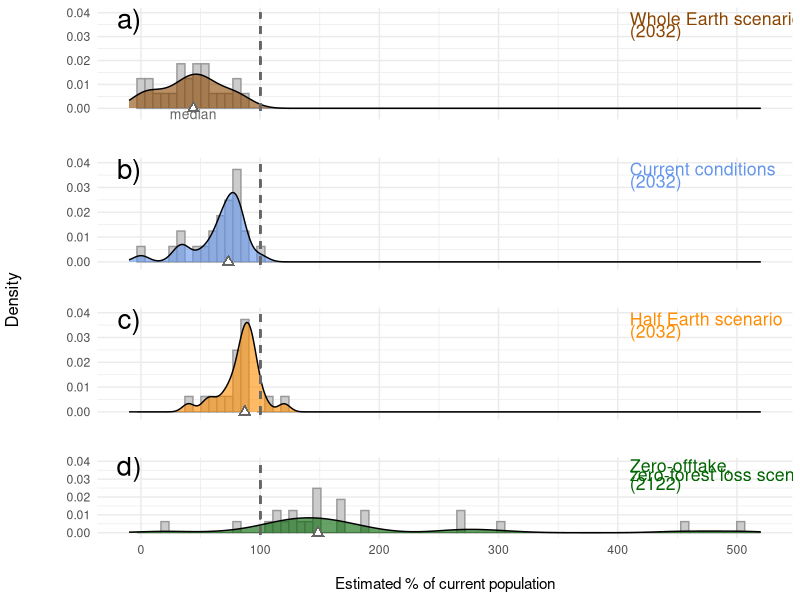
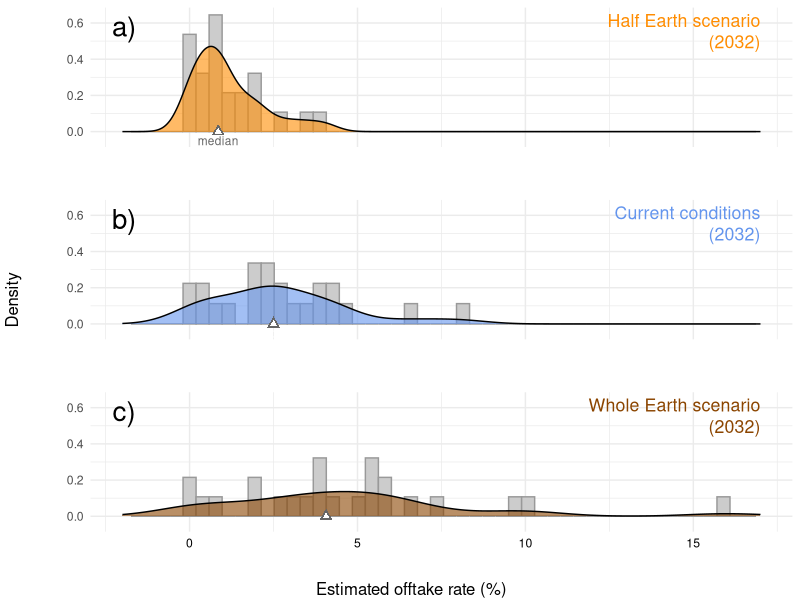
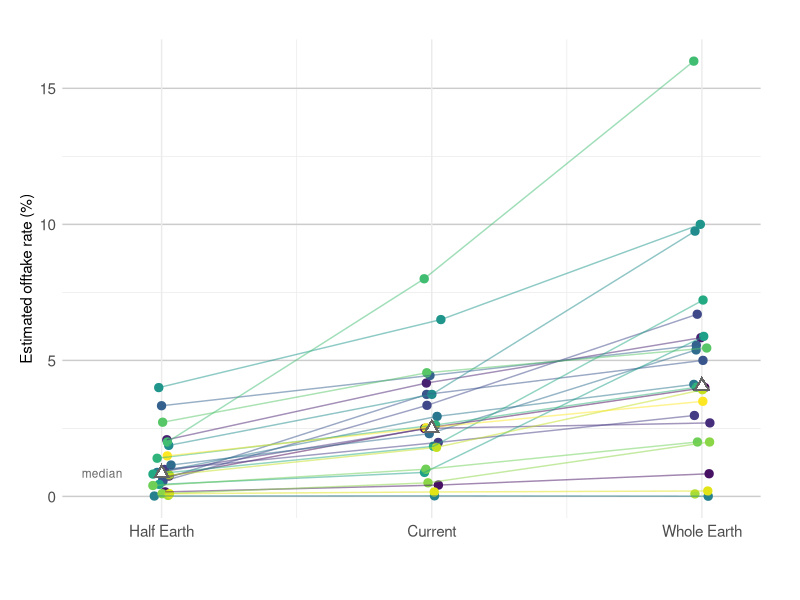

Here is the R script that generated these plots, in order:
## ---- chunk 1

library(tidyverse)
library(ggpubr)

## ---- chunk 2

d <- read_csv("data/data-2022-03-23.csv")
d <- d %>%
     pivot_longer(cols = -Names, names_to = 'Expert') %>%
     pivot_wider(names_from = Names, values_from = value)

## ---- chunk 3

# Absolute numbers quite variable:
mean(d$pop_current)
range(d$pop_current)
mean(d$offtake_current, na.rm = TRUE)
range(d$offtake_current, na.rm = TRUE)

# Relative effects broadly consistent, e.g.,
range(d$pop_2032_WE - d$pop_2032_current)
range(d$pop_2032_HE - d$pop_2032_current) 
range(d$offtake_WE - d$offtake_current, na.rm = TRUE) 
range(d$offtake_HE - d$offtake_current, na.rm = TRUE)

## ---- chunk 4

d$per_left_nochange <- 100 * d$pop_2032_current/d$pop_current
median(d$per_left_nochange)
quantile(d$per_left_nochange)

d$offtake_rate_current <- 100 * (d$offtake_current / d$pop_current)
median(d$offtake_rate_current, na.rm = TRUE)
quantile(d$offtake_rate_current, na.rm = TRUE)

## ---- chunk 5

d$per_left_HE       <- 100 * d$pop_2032_HE/d$pop_current
median(d$per_left_HE)
range(d$per_left_HE)

# all but one expert predicted decline less than predicted under current conditions:
d$per_left_HE - d$per_left_nochange

d$offtake_rate_HE      <- 100 * (d$offtake_HE / d$pop_current)
median(d$offtake_rate_HE)
range(d$offtake_rate_HE)

## ---- chunk 6

d$per_left_WE       <- 100 * d$pop_2032_WE/d$pop_current
median(d$per_left_WE)
range(d$per_left_WE)

d$offtake_rate_WE      <- 100 * (d$offtake_WE / d$pop_current)
median(d$offtake_rate_WE)
range(d$offtake_rate_WE)


## ---- chunk 7

d$per_2122          <- 100 * d$pop_2122/d$pop_current
median(d$per_2122)
range(d$per_2122)

## ---- chunk 8

col.NC <- "cornflowerblue"
col.HE <- "darkorange"
col.WE <- "darkorange4"
col.DR <- "darkgreen"

d$per_left_HE       <- 100 * d$pop_2032_HE/d$pop_current
d$per_left_nochange <- 100 * d$pop_2032_current/d$pop_current
d$per_left_WE       <- 100 * d$pop_2032_WE/d$pop_current
d$per_2122          <- 100 * d$pop_2122/d$pop_current

p1 <-ggplot(d, aes(x = per_left_WE)) +
     geom_histogram(aes(y = ..density..), bins = 80,
                    col = "gray60", fill = "gray80") +
     geom_density(alpha = 0.6, fill = col.WE) +
     geom_point(aes(x=median(per_left_WE), y=0), 
                pch = 17, colour = "gray40", size = 3) +
     geom_point(aes(x=median(per_left_WE), y=0), 
                pch = 17, colour = "white", size = 1.5) +
     geom_segment(aes(x = 100, y = -0.001,
                      xend = 100, yend = 0.04),
                      color = "gray40", lty = 2, lwd = 0.65) +
     xlab("") +
     ylab("\n") + 
     scale_x_continuous(limits = c(-10, 520),
                        breaks = c(0, 100, 200, 300, 400, 500)) +
     scale_y_continuous(limits =c(-0.0025, 0.04),
                        breaks = c(0, 0.01, 0.02, 0.03, 0.04)) +
     theme_minimal() +
     theme(axis.text.x = element_blank()) +
     annotate(geom = "text", x = 410, y = 0.0375, cex = 4.5,
              hjust = 0, label = "Whole Earth scenario", col = col.WE) +
     annotate(geom = "text", x = 410, y = 0.0325, cex = 4.5,
              hjust = 0,label = "(2032)", col = col.WE) +
     annotate(geom = "text", x = median(d$per_left_WE), y = -0.0025, 
              cex = 3.5, label = "median", col = "gray40") +
     annotate(geom = "text", x = -10, y = 0.0375, 
              cex = 7, label = "a)", col = "black")
    
p2 <- ggplot(d, aes(x = per_left_nochange)) +
     geom_histogram(aes(y = ..density..), bins = 80,
                    col = "gray60", fill = "gray80") +
     geom_density(alpha = 0.6, fill = col.NC) +
     geom_segment(aes(x = 100, y = -0.001,
                      xend = 100, yend = 0.04),
                      color = "gray40", lty = 2, lwd = 0.65) +    
     geom_point(aes(x = median(per_left_nochange), y = 0), 
                pch = 17, colour="gray40", size = 3) +
     geom_point(aes(x = median(per_left_nochange), y = 0), 
                pch = 17, colour="white", size = 1.5) +
     xlab("") +
     ylab("\n") + 
     scale_x_continuous(limits = c(-10, 520),
                        breaks = c(0, 100, 200, 300, 400, 500)) +
     scale_y_continuous(limits =c(-0.001, 0.04),
                        breaks = c(0, 0.01, 0.02, 0.03, 0.04)) +
     theme_minimal() +
     theme(axis.text.x = element_blank()) +
     annotate(geom = "text", x = 410, y = 0.0375, cex = 4.5,
              hjust = 0, label = "Current conditions", col = col.NC) +
     annotate(geom = "text", x = 410, y = 0.0325, cex = 4.5,
              hjust = 0, label = "(2032)", col = col.NC)+
     annotate(geom = "text", x = -10, y = 0.0375, 
             cex = 7, label = "b)", col = "black")

p3 <- ggplot(d, aes(x = per_left_HE)) +
     geom_histogram(aes(y = ..density..), bins = 80,
                    col = "gray60", fill = "gray80") +
     geom_density(alpha = 0.6, fill = col.HE) +
     geom_segment(aes(x = 100, y = -0.001,
                      xend = 100, yend = 0.04),
                      color = "gray40", lty = 2, lwd = 0.65) +
     geom_point(aes(x = median(per_left_HE), y = 0), 
                pch = 17, colour = "gray40", size = 3) +
     geom_point(aes(x = median(per_left_HE), y = 0), 
                pch = 17, colour="white", size = 1.5) +    
     theme_minimal() +
     theme(axis.text.x = element_blank()) +
     xlab("") +
     ylab("\n") + 
     scale_x_continuous(limits = c(-10, 520),
                        breaks = c(0, 100, 200, 300, 400, 500)) +
     scale_y_continuous(limits =c(-0.001, 0.04),
                        breaks = c(0, 0.01, 0.02, 0.03, 0.04)) +
     annotate(geom = "text", x = 410, y = 0.0375, cex = 4.5,
              hjust = 0, label = "Half Earth scenario", col = col.HE) +
     annotate(geom = "text", x = 410, y = 0.0325, cex = 4.5,
              hjust = 0, label = "(2032)", col = col.HE)+
     annotate(geom = "text", x = -10, y = 0.0375, 
              cex = 7, label = "c)", col = "black")
  
p4 <- ggplot(d, aes(x = per_2122)) +
     geom_histogram(aes(y = ..density..), bins = 80,
                    col = "gray60", fill = "gray80") +
     geom_density(alpha = 0.6, fill = col.DR) +
     geom_segment(aes(x = 100, y = -0.001,
                      xend = 100, yend = 0.04),
                      color = "gray40", lty = 2, lwd = 0.65) +
     geom_point(aes(x = median(per_2122), y = 0), 
                pch = 17, colour = "gray40", size = 3) +
     geom_point(aes(x=median(per_2122), y=0), 
                pch = 17, colour = "white", size = 1.5) + 
     theme_minimal() +
     xlim(-100, 400)+
     xlab("\nEstimated % of current population") + 
     ylab("\n") + 
     scale_x_continuous(limits = c(-10, 520),
                        breaks = c(0, 100, 200, 300, 400, 500)) +
     scale_y_continuous(limits =c(-0.001, 0.04),
                        breaks = c(0, 0.01, 0.02, 0.03, 0.04)) +
     annotate(geom = "text", x = 410, y = 0.0375, cex = 4.5,
              hjust = 0, label = "Zero-offtake,", col = col.DR) +
     annotate(geom = "text", x = 410, y = 0.0325, cex = 4.5,
              hjust = 0, label = "zero-forest loss scenario", 
              col = col.DR)  +
     annotate(geom = "text", x = 410, y = 0.0275, cex = 4.5,
              hjust = 0, label = "(2122)", col = col.DR)+
     annotate(geom = "text", x = -10, y = 0.0375, 
              cex = 7, label = "d)", col = "black")

pdf("output/fig.02.pdf", height = 12, width = 10)

library(ggpubr)
figure <- ggarrange(p1, p2, p3, p4, 
                    ncol = 1, nrow = 4)
annotate_figure(figure,left = text_grob("Density",
                                 rot = 90))
dev.off()

## ---- chunk 9

col.NC <- "cornflowerblue"
col.HE <- "darkorange"
col.WE <- "darkorange4"
col.DR <- "darkgreen"

d$offtake_rate_current <- 100 * (d$offtake_current / d$pop_current)
d$offtake_rate_HE      <- 100 * (d$offtake_HE / d$pop_current)
d$offtake_rate_WE      <- 100 * (d$offtake_WE / d$pop_current)

scenarios <- cbind(d$offtake_rate_HE, 
                   d$offtake_rate_current, 
                   d$offtake_rate_WE)

my.cols         <- c(col.HE, col.NC, col.WE)
my.axis.cols    <- c("white","white", "black")
my.median.cols  <- c("gray40","white", "white")

my.xlims <- c(-2, max(scenarios, na.rm = TRUE)+1)
my.ylims <- c(-0.05, 0.65)

my.labels <- c("Half Earth scenario",
               "Current conditions",
               "Whole Earth scenario")
my.years1 <- c("(2032)", "(2032)", "(2032)")
my.panels <- c("a)", "b)", "c)")

my.plots <- list()

for (i in 1:3) {
   p <- eval(substitute(  
     ggplot(d, aes(x = scenarios[, i])) +
     geom_histogram(aes(y = ..density..), 
                    col = "gray60", 
                    fill = "gray80", 
                    bins = 50) +
     geom_density(alpha = 0.6, 
                  fill = my.cols[i]) +
     geom_point(aes(x = median(scenarios[, i], na.rm = TRUE), y = 0),
                pch = 17, colour="gray40", size = 3) +
     geom_point(aes(x = median(scenarios[, i], na.rm = TRUE), y = 0),
                pch = 17, colour="white", size = 1.5) +  
     annotate(geom = "text", 
              x = median(scenarios[, i], na.rm = TRUE),
              y = -0.05, position = 1,
              cex = 3, label = "median", col = my.median.cols[i]) +
     xlab("") + 
     ylab("\n") + 
     xlim(my.xlims[1], my.xlims[2]) +
     ylim(my.ylims[1], my.ylims[2]) +
     theme_minimal() +
     theme(axis.text.x = element_text(colour = my.axis.cols[i]),
           axis.title.x = element_text(colour = my.axis.cols[i])) +    
     annotate(geom = "text", 
              x = my.xlims[2],  y = 0.65,
              cex = 4.5,
              hjust = 1, vjust = 1,
              label = my.labels[i], col = my.cols[i]) + 
     annotate(geom = "text", 
              x = my.xlims[2], y = 0.64,
              cex = 4.5,
              hjust = 1, vjust = 2.5,
              label = my.years1[i], col = my.cols[i]) +
     annotate(geom = "text", x = -1.95, y = 0.58, 
              cex = 7, label = my.panels[i], col = "black")

     , list(i = i)))
     my.plots[[i]] <- p 
}  

pdf("output/fig.03.pdf", height = 10, width = 10)

figure <- ggarrange(my.plots[[1]], my.plots[[2]], my.plots[[3]],
                    ncol = 1, nrow = 3)
annotate_figure(figure, left = text_grob("Density",
                                 rot = 90),
                        bottom = text_grob("Estimated offtake rate (%)"))
dev.off()

## ---- chunk 10

d$offtake_rate_current <- 100 * (d$offtake_current / d$pop_current)
d$offtake_rate_HE      <- 100 * (d$offtake_HE / d$pop_current)
d$offtake_rate_WE      <- 100 * (d$offtake_WE / d$pop_current)

d2 <- as.data.frame(cbind(d$Expert, d$offtake_rate_HE, 
                          d$offtake_rate_current, d$offtake_rate_WE))

colnames(d2) <- c("Expert", "offtake_rate_HE", 
                  "offtake_rate_current", "offtake_rate_WE")

scenario <- c("offtake_rate_HE", "offtake_rate_current", "offtake_rate_WE")
num <- 1:3

crib <- as.data.frame(cbind(scenario, num))

d3 <- d2 %>% 
     gather(2:4, key = "scenario", value = "estimate") %>% 
     left_join(crib)

d3$jit_num <- jitter(as.numeric(d3$num), amount = 0.035)
d3$estimate <- as.numeric(d3$estimate)

pdf("output/fig.s02.pdf", height = 6, width = 5)

ggplot(d3, aes(x = jit_num, y = estimate)) +
     geom_point(aes(color = factor(Expert)), size = 2.5) +
     geom_line(aes(group = factor(Expert),
                   color = factor(Expert)),
                   alpha = 0.5) +
     scale_color_viridis_d() + 
     xlab("") + 
     ylab("Estimated offtake rate (%)") + 
     theme_minimal() +
     theme(plot.margin = margin(1, 1, 1, 0.5, "cm")) +
     theme(legend.position = "none") +  
     theme(panel.grid.major.y = element_line(size = 0.5,
                                             color = "gray80")) +
     scale_x_continuous(breaks = c(1,2,3),
                        limits = c (0.75, 3.1),
                        labels = c("Half Earth", 
                                   "Current", 
                                   "Whole Earth")) +
     theme(axis.text = element_text(size = 11)) +
     geom_point(aes(x = 1, y = median(d3$estimate[d3$num == "1"], na.rm = TRUE)),
                pch = 17, colour= "gray40", size = 4) +
     geom_point(aes(x = 1, y = median(d3$estimate[d3$num == "1"], na.rm = TRUE)),
                pch = 17, colour="white", size = 2) +
     geom_point(aes(x = 2, y = median(d3$estimate[d3$num == "2"], na.rm = TRUE)),
                pch = 17, colour= "gray40", size = 4) +
     geom_point(aes(x = 2, y = median(d3$estimate[d3$num == "2"], na.rm = TRUE)),
                pch = 17, colour="white", size = 2) +
     geom_point(aes(x = 3, y = median(d3$estimate[d3$num == "3"], na.rm = TRUE)),
                pch = 17, colour= "gray40", size = 4) +
     geom_point(aes(x = 3, y = median(d3$estimate[d3$num == "3"], na.rm = TRUE)),
                pch = 17, colour="white", size = 2) +
     annotate(geom = "text", x = 0.78,
               y = median(d3$estimate[d3$num == "1"], na.rm = TRUE), 
               position = 2, cex = 3, label = "median", col = "gray40")
dev.off()
